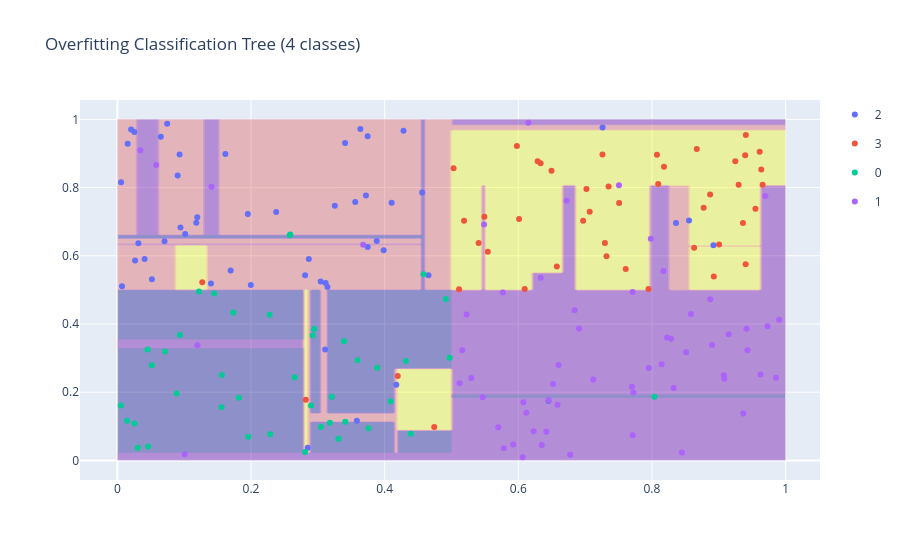

Notebook code for this chart:
### Markdown cell above
<a class="anchor" id="overfitting"></a>
# 8. Overfitting problem

- Fully grown trees:
    - Fit training data perfectly
    - Every leaf node contains a single observation
    - Generalize poorly (overfitting)

<p align="center">
<img src="pics/binary_tree_25.png" width="600"/>
</p>

### Code cell
np.random.seed(42)

# 1. Create toy data
n = 200
X = np.random.uniform(0, 1, (n, 2))

# define 4 classes using nonlinear rules
y = ((X[:,0] > 0.5).astype(int) + 2*(X[:,1] > 0.5).astype(int))

# add noise to make it messy 
noise_idx = np.random.choice(n, size=40, replace=False)
y[noise_idx] = np.random.randint(0, 4, size=40) # replace random values in y with a number 0,1,2 or 3

df = pd.DataFrame({"x1": X[:,0], "x2": X[:,1], "y": y})

tree = DecisionTreeClassifier(max_depth=None,min_samples_split=2,random_state=0)
tree.fit(X, y)

grid_size = 200
x1_grid = np.linspace(0, 1, grid_size)
x2_grid = np.linspace(0, 1, grid_size)

xx, yy = np.meshgrid(x1_grid, x2_grid)

grid = np.c_[xx.ravel(), yy.ravel()]
preds = tree.predict(grid)

Z = preds.reshape(xx.shape)

# background regions
fig = go.Figure()

fig.add_trace(go.Contour(x=x1_grid,y=x2_grid,z=Z,showscale=False,opacity=0.4,contours=dict(coloring="fill",showlines=False)))

# scatter data
scatter = px.scatter(df,x="x1",y="x2",color=df["y"].astype(str))

for trace in scatter.data:
    fig.add_trace(trace)

fig.update_layout(title="Overfitting Classification Tree (4 classes)")
fig.show()
